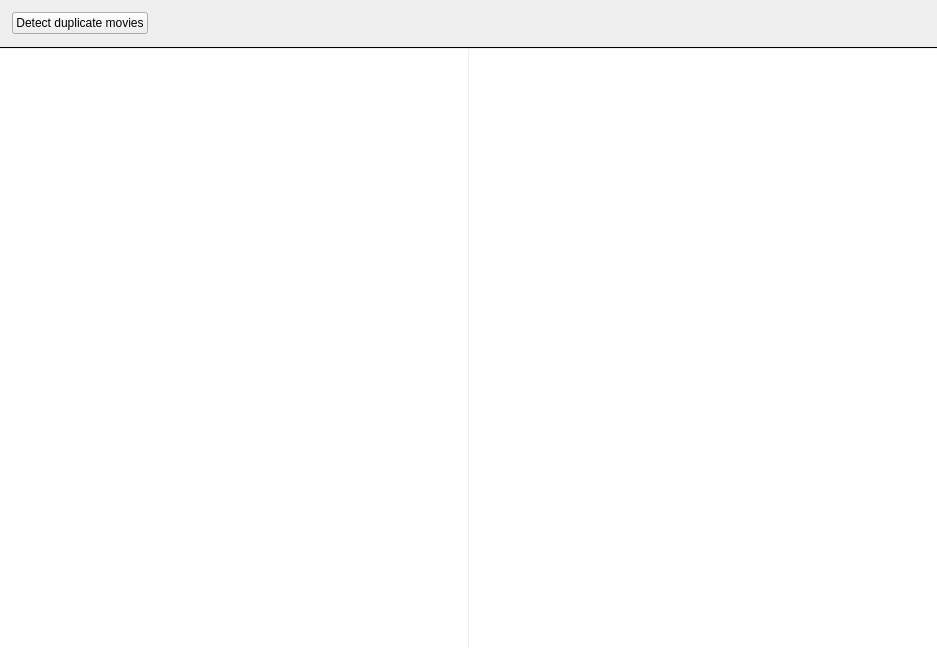
<?xml version="1.0" encoding="UTF-8"?>
<ui version="4.0">
 <class>MovieDuplicates</class>
 <widget class="QWidget" name="MovieDuplicates">
  <property name="geometry">
   <rect>
    <x>0</x>
    <y>0</y>
    <width>937</width>
    <height>648</height>
   </rect>
  </property>
  <property name="windowTitle">
   <string notr="true">Form</string>
  </property>
  <layout class="QVBoxLayout" name="verticalLayout">
   <property name="spacing">
    <number>0</number>
   </property>
   <property name="leftMargin">
    <number>0</number>
   </property>
   <property name="topMargin">
    <number>0</number>
   </property>
   <property name="rightMargin">
    <number>0</number>
   </property>
   <property name="bottomMargin">
    <number>0</number>
   </property>
   <item>
    <widget class="QWidget" name="movieDuplicatesWidget" native="true">
     <layout class="QVBoxLayout" name="verticalLayout_2" stretch="0,0,0">
      <property name="spacing">
       <number>0</number>
      </property>
      <property name="leftMargin">
       <number>0</number>
      </property>
      <property name="topMargin">
       <number>0</number>
      </property>
      <property name="rightMargin">
       <number>0</number>
      </property>
      <property name="bottomMargin">
       <number>0</number>
      </property>
      <item>
       <layout class="QHBoxLayout" name="horizontalLayout">
        <property name="leftMargin">
         <number>12</number>
        </property>
        <property name="topMargin">
         <number>12</number>
        </property>
        <property name="rightMargin">
         <number>12</number>
        </property>
        <property name="bottomMargin">
         <number>12</number>
        </property>
        <item>
         <widget class="QPushButton" name="btnDetect">
          <property name="text">
           <string>Detect duplicate movies</string>
          </property>
         </widget>
        </item>
        <item>
         <spacer name="horizontalSpacer">
          <property name="orientation">
           <enum>Qt::Orientation::Horizontal</enum>
          </property>
          <property name="sizeHint" stdset="0">
           <size>
            <width>40</width>
            <height>20</height>
           </size>
          </property>
         </spacer>
        </item>
       </layout>
      </item>
      <item>
       <widget class="Line" name="line">
        <property name="frameShadow">
         <enum>QFrame::Shadow::Plain</enum>
        </property>
        <property name="orientation">
         <enum>Qt::Orientation::Horizontal</enum>
        </property>
       </widget>
      </item>
      <item>
       <widget class="QSplitter" name="splitter">
        <property name="frameShape">
         <enum>QFrame::Shape::NoFrame</enum>
        </property>
        <property name="lineWidth">
         <number>1</number>
        </property>
        <property name="orientation">
         <enum>Qt::Orientation::Horizontal</enum>
        </property>
        <property name="handleWidth">
         <number>1</number>
        </property>
        <widget class="MyTableView" name="movies">
         <property name="minimumSize">
          <size>
           <width>200</width>
           <height>0</height>
          </size>
         </property>
         <property name="contextMenuPolicy">
          <enum>Qt::ContextMenuPolicy::CustomContextMenu</enum>
         </property>
         <property name="frameShape">
          <enum>QFrame::Shape::NoFrame</enum>
         </property>
         <property name="editTriggers">
          <set>QAbstractItemView::EditTrigger::NoEditTriggers</set>
         </property>
         <property name="alternatingRowColors">
          <bool>true</bool>
         </property>
         <property name="selectionMode">
          <enum>QAbstractItemView::SelectionMode::SingleSelection</enum>
         </property>
         <property name="selectionBehavior">
          <enum>QAbstractItemView::SelectionBehavior::SelectRows</enum>
         </property>
         <property name="showGrid">
          <bool>false</bool>
         </property>
         <property name="sortingEnabled">
          <bool>true</bool>
         </property>
         <attribute name="horizontalHeaderVisible">
          <bool>false</bool>
         </attribute>
         <attribute name="verticalHeaderVisible">
          <bool>false</bool>
         </attribute>
         <attribute name="verticalHeaderMinimumSectionSize">
          <number>22</number>
         </attribute>
         <attribute name="verticalHeaderDefaultSectionSize">
          <number>22</number>
         </attribute>
        </widget>
        <widget class="QTableWidget" name="duplicates">
         <property name="frameShape">
          <enum>QFrame::Shape::NoFrame</enum>
         </property>
         <property name="editTriggers">
          <set>QAbstractItemView::EditTrigger::NoEditTriggers</set>
         </property>
         <property name="selectionMode">
          <enum>QAbstractItemView::SelectionMode::NoSelection</enum>
         </property>
         <property name="showGrid">
          <bool>false</bool>
         </property>
         <attribute name="horizontalHeaderVisible">
          <bool>false</bool>
         </attribute>
         <attribute name="horizontalHeaderStretchLastSection">
          <bool>true</bool>
         </attribute>
         <attribute name="verticalHeaderVisible">
          <bool>false</bool>
         </attribute>
         <column>
          <property name="text">
           <string notr="true">col</string>
          </property>
         </column>
        </widget>
       </widget>
      </item>
     </layout>
    </widget>
   </item>
  </layout>
 </widget>
 <customwidgets>
  <customwidget>
   <class>MyTableView</class>
   <extends>QTableView</extends>
   <header>ui/small_widgets/MyTableView.h</header>
  </customwidget>
 </customwidgets>
 <resources/>
 <connections/>
</ui>
